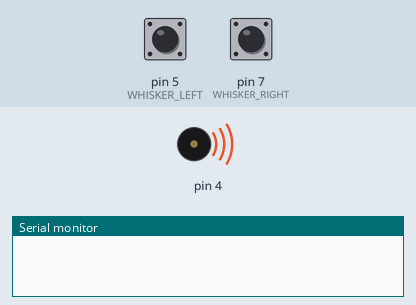
Simulated run of this sketch. Board: Arduino Uno, built with avr-gcc and run on an emulated ATmega328P. Shown: buzzer (waves = sounding), the last lines printed to the serial monitor. Inputs (shaded band) come from the test bench; at power-on: pin 5 (WHISKER_LEFT) LOW, pin 7 (WHISKER_RIGHT) LOW.

Above: at 0.1 s.
At 1.1 s:
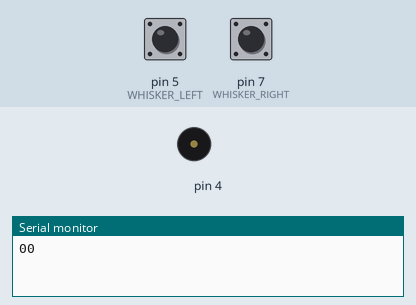
Timing chart, 0 to 2.6 s (numbered marks = the images above):
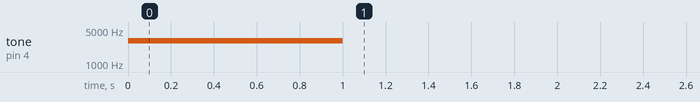

The sketch:

robot-servo-subystem-testing-whiskers.ino
```cpp
//Whisker PIN binding
const int WHISKER_LEFT = 5;
const int WHISKER_RIGHT = 7;

void setup() {
  tone(4, 3000, 1000);        //burst sound to know we're alive (or reborn in case of a brown out)
  delay(1000);

  pinMode(WHISKER_RIGHT, INPUT);
  pinMode(WHISKER_LEFT, INPUT);

  Serial.begin(9600);
}

void loop() {

  //Read from the whiskers
  byte left = digitalRead(WHISKER_LEFT);
  byte right = digitalRead(WHISKER_RIGHT);

  //Write whisker state to serial monitor
  Serial.print(left);
  Serial.print(right);

  delay(1000);
}
```
